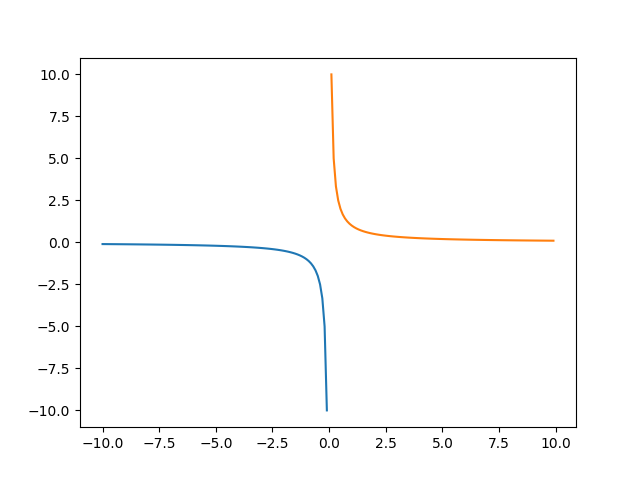

This figure's Python source:
import matplotlib.pyplot as plt
import numpy as np
def hyperbola_plotter(k=1,s=0.1,r=10):
    x1=np.arange(-r,0,s)
    y1=k/x1
    x2=np.arange(0.1,r,s)
    y2=k/x2
    plt.plot(x1,y1)
    plt.plot(x2,y2)
    plt.savefig('task_1_2.png')
if __name__=='__main__':
    hyperbola_plotter(1)
